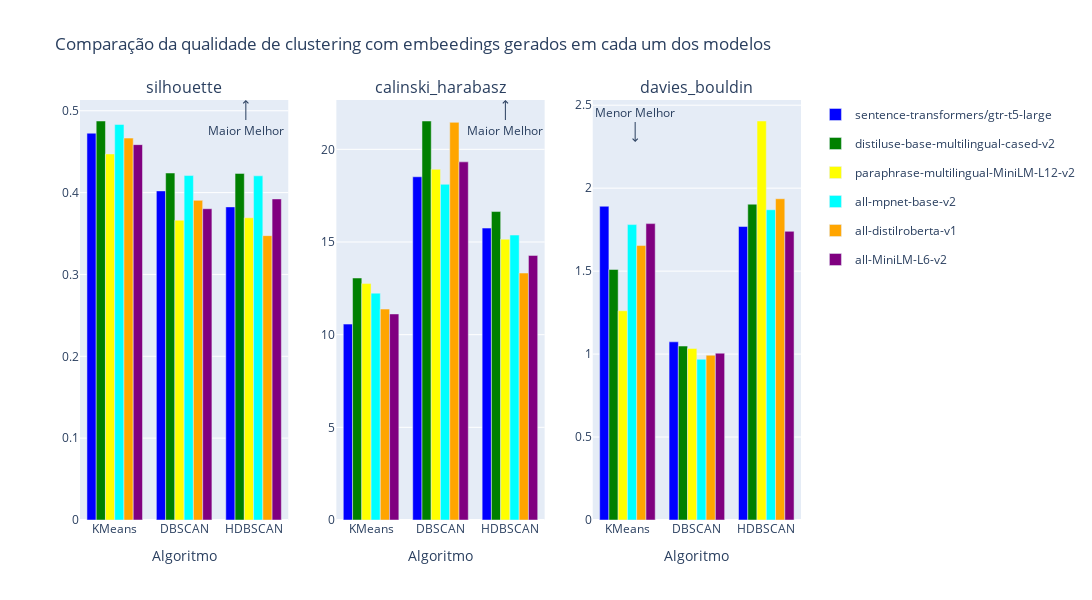
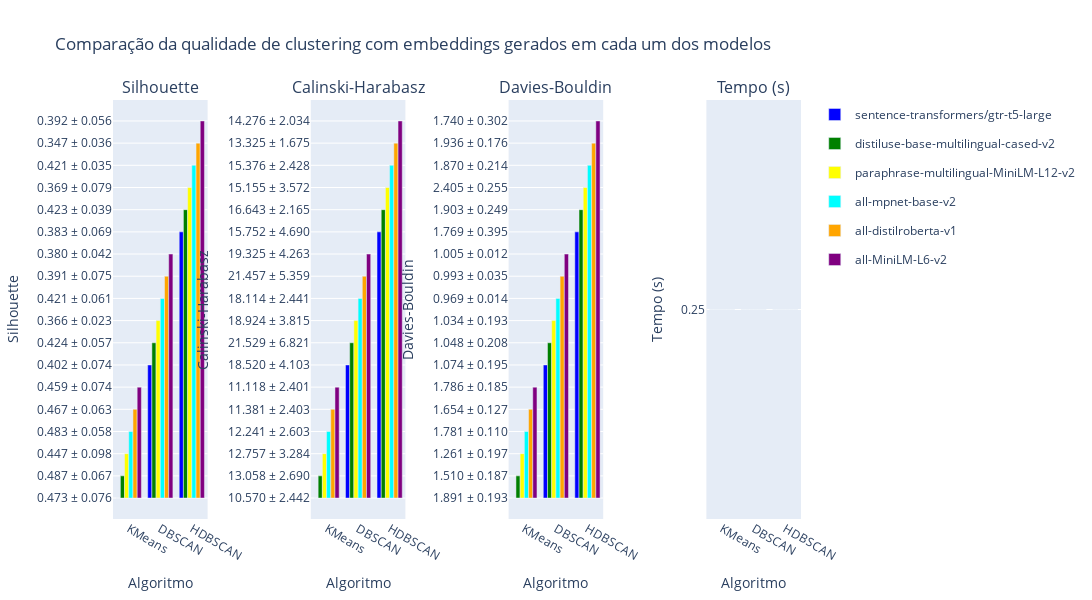

Write notebook code for charts like these, in order.
### Markdown cell above
### Gerar relatório

### Code cell
## Instanciar a classe para manipular modelos da biblioteca SenteceTransformer
import os
from git import Repo
from gml_embeddings_analyser import EmbeddingsMulticriteriaAnalysis
from sentence_transformers import SentenceTransformer

# Definir os nomes de modelo do SentenceTransformer a serem comparados
model_names = [
    'sentence-transformers/gtr-t5-large',
    'distiluse-base-multilingual-cased-v2',
    'paraphrase-multilingual-MiniLM-L12-v2',
    'all-mpnet-base-v2',
    'all-distilroberta-v1',
    'all-MiniLM-L6-v2',
]

# Criar uma instância da classe EmbeddingsMulticriteriaAnalysis
analisador = EmbeddingsMulticriteriaAnalysis(
    model_names=model_names,
    models= [SentenceTransformer(model_name) for model_name in model_names]
)

try:
    repo = Repo(search_parent_directories=True)
    root_folder = repo.working_tree_dir
    template_folder = os.path.join(str(root_folder),"source/template/")
    print(f"Templates na pasta: {os.listdir(template_folder)}")

    # Gerar o relatório HTML
    analisador.generate_report(resultados)
except Exception as e:
    print(f"Erro ao gerar relatório: {e}")

### Figure 1 — Plotly figure (JSON) as saved in the notebook; plotly's stock layout.template omitted (floating-point values rounded to 4 significant figures)
{"data": [{"legendgroup": "sentence-transformers/gtr-t5-large", "marker": {"color": "blue"}, "name": "sentence-transformers/gtr-t5-large", "offsetgroup": "0", "showlegend": true, "type": "bar", "x": ["KMeans"], "xaxis": "x", "y": [0.4726], "yaxis": "y"}, {"legendgroup": "distiluse-base-multilingual-cased-v2", "marker": {"color": "green"}, "name": "distiluse-base-multilingual-cased-v2", "offsetgroup": "1", "showlegend": true, "type": "bar", "x": ["KMeans"], "xaxis": "x", "y": [0.4875], "yaxis": "y"}, {"legendgroup": "paraphrase-multilingual-MiniLM-L12-v2", "marker": {"color": "yellow"}, "name": "paraphrase-multilingual-MiniLM-L12-v2", "offsetgroup": "2", "showlegend": true, "type": "bar", "x": ["KMeans"], "xaxis": "x", "y": [0.4472], "yaxis": "y"}, {"legendgroup": "all-mpnet-base-v2", "marker": {"color": "cyan"}, "name": "all-mpnet-base-v2", "offsetgroup": "3", "showlegend": true, "type": "bar", "x": ["KMeans"], "xaxis": "x", "y": [0.4832], "yaxis": "y"}, {"legendgroup": "all-distilroberta-v1", "marker": {"color": "orange"}, "name": "all-distilroberta-v1", "offsetgroup": "4", "showlegend": true, "type": "bar", "x": ["KMeans"], "xaxis": "x", "y": [0.4666], "yaxis": "y"}, {"legendgroup": "all-MiniLM-L6-v2", "marker": {"color": "purple"}, "name": "all-MiniLM-L6-v2", "offsetgroup": "5", "showlegend": true, "type": "bar", "x": ["KMeans"], "xaxis": "x", "y": [0.4586], "yaxis": "y"}, {"legendgroup": "sentence-transformers/gtr-t5-large", "marker": {"color": "blue"}, "name": "sentence-transformers/gtr-t5-large", "offsetgroup": "0", "showlegend": false, "type": "bar", "x": ["DBSCAN"], "xaxis": "x", "y": [0.4021], "yaxis": "y"}, {"legendgroup": "distiluse-base-multilingual-cased-v2", "marker": {"color": "green"}, "name": "distiluse-base-multilingual-cased-v2", "offsetgroup": "1", "showlegend": false, "type": "bar", "x": ["DBSCAN"], "xaxis": "x", "y": [0.4239], "yaxis": "y"}, {"legendgroup": "paraphrase-multilingual-MiniLM-L12-v2", "marker": {"color": "yellow"}, "name": "paraphrase-multilingual-MiniLM-L12-v2", "offsetgroup": "2", "showlegend": false, "type": "bar", "x": ["DBSCAN"], "xaxis": "x", "y": [0.3662], "yaxis": "y"}, {"legendgroup": "all-mpnet-base-v2", "marker": {"color": "cyan"}, "name": "all-mpnet-base-v2", "offsetgroup": "3", "showlegend": false, "type": "bar", "x": ["DBSCAN"], "xaxis": "x", "y": [0.4208], "yaxis": "y"}, {"legendgroup": "all-distilroberta-v1", "marker": {"color": "orange"}, "name": "all-distilroberta-v1", "offsetgroup": "4", "showlegend": false, "type": "bar", "x": ["DBSCAN"], "xaxis": "x", "y": [0.3905], "yaxis": "y"}, {"legendgroup": "all-MiniLM-L6-v2", "marker": {"color": "purple"}, "name": "all-MiniLM-L6-v2", "offsetgroup": "5", "showlegend": false, "type": "bar", "x": ["DBSCAN"], "xaxis": "x", "y": [0.3803], "yaxis": "y"}, {"legendgroup": "sentence-transformers/gtr-t5-large", "marker": {"color": "blue"}, "name": "sentence-transformers/gtr-t5-large", "offsetgroup": "0", "showlegend": false, "type": "bar", "x": ["HDBSCAN"], "xaxis": "x", "y": [0.3825], "yaxis": "y"}, {"legendgroup": "distiluse-base-multilingual-cased-v2", "marker": {"color": "green"}, "name": "distiluse-base-multilingual-cased-v2", "offsetgroup": "1", "showlegend": false, "type": "bar", "x": ["HDBSCAN"], "xaxis": "x", "y": [0.4235], "yaxis": "y"}, {"legendgroup": "paraphrase-multilingual-MiniLM-L12-v2", "marker": {"color": "yellow"}, "name": "paraphrase-multilingual-MiniLM-L12-v2", "offsetgroup": "2", "showlegend": false, "type": "bar", "x": ["HDBSCAN"], "xaxis": "x", "y": [0.3692], "yaxis": "y"}, {"legendgroup": "all-mpnet-base-v2", "marker": {"color": "cyan"}, "name": "all-mpnet-base-v2", "offsetgroup": "3", "showlegend": false, "type": "bar", "x": ["HDBSCAN"], "xaxis": "x", "y": [0.4205], "yaxis": "y"}, {"legendgroup": "all-distilroberta-v1", "marker": {"color": "orange"}, "name": "all-distilroberta-v1", "offsetgroup": "4", "showlegend": false, "type": "bar", "x": ["HDBSCAN"], "xaxis": "x", "y": [0.3474], "yaxis": "y"}, {"legendgroup": "all-MiniLM-L6-v2", "marker": {"color": "purple"}, "name": "all-MiniLM-L6-v2", "offsetgroup": "5", "showlegend": false, "type": "bar", "x": ["HDBSCAN"], "xaxis": "x", "y": [0.3923], "yaxis": "y"}, {"legendgroup": "sentence-transformers/gtr-t5-large", "marker": {"color": "blue"}, "name": "sentence-transformers/gtr-t5-large", "offsetgroup": "0", "showlegend": false, "type": "bar", "x": ["KMeans"], "xaxis": "x2", "y": [10.57], "yaxis": "y2"}, {"legendgroup": "distiluse-base-multilingual-cased-v2", "marker": {"color": "green"}, "name": "distiluse-base-multilingual-cased-v2", "offsetgroup": "1", "showlegend": false, "type": "bar", "x": ["KMeans"], "xaxis": "x2", "y": [13.06], "yaxis": "y2"}, {"legendgroup": "paraphrase-multilingual-MiniLM-L12-v2", "marker": {"color": "yellow"}, "name": "paraphrase-multilingual-MiniLM-L12-v2", "offsetgroup": "2", "showlegend": false, "type": "bar", "x": ["KMeans"], "xaxis": "x2", "y": [12.76], "yaxis": "y2"}, {"legendgroup": "all-mpnet-base-v2", "marker": {"color": "cyan"}, "name": "all-mpnet-base-v2", "offsetgroup": "3", "showlegend": false, "type": "bar", "x": ["KMeans"], "xaxis": "x2", "y": [12.24], "yaxis": "y2"}, {"legendgroup": "all-distilroberta-v1", "marker": {"color": "orange"}, "name": "all-distilroberta-v1", "offsetgroup": "4", "showlegend": false, "type": "bar", "x": ["KMeans"], "xaxis": "x2", "y": [11.38], "yaxis": "y2"}, {"legendgroup": "all-MiniLM-L6-v2", "marker": {"color": "purple"}, "name": "all-MiniLM-L6-v2", "offsetgroup": "5", "showlegend": false, "type": "bar", "x": ["KMeans"], "xaxis": "x2", "y": [11.12], "yaxis": "y2"}, {"legendgroup": "sentence-transformers/gtr-t5-large", "marker": {"color": "blue"}, "name": "sentence-transformers/gtr-t5-large", "offsetgroup": "0", "showlegend": false, "type": "bar", "x": ["DBSCAN"], "xaxis": "x2", "y": [18.52], "yaxis": "y2"}, {"legendgroup": "distiluse-base-multilingual-cased-v2", "marker": {"color": "green"}, "name": "distiluse-base-multilingual-cased-v2", "offsetgroup": "1", "showlegend": false, "type": "bar", "x": ["DBSCAN"], "xaxis": "x2", "y": [21.53], "yaxis": "y2"}, {"legendgroup": "paraphrase-multilingual-MiniLM-L12-v2", "marker": {"color": "yellow"}, "name": "paraphrase-multilingual-MiniLM-L12-v2", "offsetgroup": "2", "showlegend": false, "type": "bar", "x": ["DBSCAN"], "xaxis": "x2", "y": [18.92], "yaxis": "y2"}, {"legendgroup": "all-mpnet-base-v2", "marker": {"color": "cyan"}, "name": "all-mpnet-base-v2", "offsetgroup": "3", "showlegend": false, "type": "bar", "x": ["DBSCAN"], "xaxis": "x2", "y": [18.11], "yaxis": "y2"}, {"legendgroup": "all-distilroberta-v1", "marker": {"color": "orange"}, "name": "all-distilroberta-v1", "offsetgroup": "4", "showlegend": false, "type": "bar", "x": ["DBSCAN"], "xaxis": "x2", "y": [21.46], "yaxis": "y2"}, {"legendgroup": "all-MiniLM-L6-v2", "marker": {"color": "purple"}, "name": "all-MiniLM-L6-v2", "offsetgroup": "5", "showlegend": false, "type": "bar", "x": ["DBSCAN"], "xaxis": "x2", "y": [19.32], "yaxis": "y2"}, {"legendgroup": "sentence-transformers/gtr-t5-large", "marker": {"color": "blue"}, "name": "sentence-transformers/gtr-t5-large", "offsetgroup": "0", "showlegend": false, "type": "bar", "x": ["HDBSCAN"], "xaxis": "x2", "y": [15.75], "yaxis": "y2"}, {"legendgroup": "distiluse-base-multilingual-cased-v2", "marker": {"color": "green"}, "name": "distiluse-base-multilingual-cased-v2", "offsetgroup": "1", "showlegend": false, "type": "bar", "x": ["HDBSCAN"], "xaxis": "x2", "y": [16.64], "yaxis": "y2"}, {"legendgroup": "paraphrase-multilingual-MiniLM-L12-v2", "marker": {"color": "yellow"}, "name": "paraphrase-multilingual-MiniLM-L12-v2", "offsetgroup": "2", "showlegend": false, "type": "bar", "x": ["HDBSCAN"], "xaxis": "x2", "y": [15.15], "yaxis": "y2"}, {"legendgroup": "all-mpnet-base-v2", "marker": {"color": "cyan"}, "name": "all-mpnet-base-v2", "offsetgroup": "3", "showlegend": false, "type": "bar", "x": ["HDBSCAN"], "xaxis": "x2", "y": [15.38], "yaxis": "y2"}, {"legendgroup": "all-distilroberta-v1", "marker": {"color": "orange"}, "name": "all-distilroberta-v1", "offsetgroup": "4", "showlegend": false, "type": "bar", "x": ["HDBSCAN"], "xaxis": "x2", "y": [13.33], "yaxis": "y2"}, {"legendgroup": "all-MiniLM-L6-v2", "marker": {"color": "purple"}, "name": "all-MiniLM-L6-v2", "offsetgroup": "5", "showlegend": false, "type": "bar", "x": ["HDBSCAN"], "xaxis": "x2", "y": [14.28], "yaxis": "y2"}, {"legendgroup": "sentence-transformers/gtr-t5-large", "marker": {"color": "blue"}, "name": "sentence-transformers/gtr-t5-large", "offsetgroup": "0", "showlegend": false, "type": "bar", "x": ["KMeans"], "xaxis": "x3", "y": [1.891], "yaxis": "y3"}, {"legendgroup": "distiluse-base-multilingual-cased-v2", "marker": {"color": "green"}, "name": "distiluse-base-multilingual-cased-v2", "offsetgroup": "1", "showlegend": false, "type": "bar", "x": ["KMeans"], "xaxis": "x3", "y": [1.51], "yaxis": "y3"}, {"legendgroup": "paraphrase-multilingual-MiniLM-L12-v2", "marker": {"color": "yellow"}, "name": "paraphrase-multilingual-MiniLM-L12-v2", "offsetgroup": "2", "showlegend": false, "type": "bar", "x": ["KMeans"], "xaxis": "x3", "y": [1.261], "yaxis": "y3"}, {"legendgroup": "all-mpnet-base-v2", "marker": {"color": "cyan"}, "name": "all-mpnet-base-v2", "offsetgroup": "3", "showlegend": false, "type": "bar", "x": ["KMeans"], "xaxis": "x3", "y": [1.781], "yaxis": "y3"}, {"legendgroup": "all-distilroberta-v1", "marker": {"color": "orange"}, "name": "all-distilroberta-v1", "offsetgroup": "4", "showlegend": false, "type": "bar", "x": ["KMeans"], "xaxis": "x3", "y": [1.654], "yaxis": "y3"}, {"legendgroup": "all-MiniLM-L6-v2", "marker": {"color": "purple"}, "name": "all-MiniLM-L6-v2", "offsetgroup": "5", "showlegend": false, "type": "bar", "x": ["KMeans"], "xaxis": "x3", "y": [1.786], "yaxis": "y3"}, {"legendgroup": "sentence-transformers/gtr-t5-large", "marker": {"color": "blue"}, "name": "sentence-transformers/gtr-t5-large", "offsetgroup": "0", "showlegend": false, "type": "bar", "x": ["DBSCAN"], "xaxis": "x3", "y": [1.074], "yaxis": "y3"}, {"legendgroup": "distiluse-base-multilingual-cased-v2", "marker": {"color": "green"}, "name": "distiluse-base-multilingual-cased-v2", "offsetgroup": "1", "showlegend": false, "type": "bar", "x": ["DBSCAN"], "xaxis": "x3", "y": [1.048], "yaxis": "y3"}, {"legendgroup": "paraphrase-multilingual-MiniLM-L12-v2", "marker": {"color": "yellow"}, "name": "paraphrase-multilingual-MiniLM-L12-v2", "offsetgroup": "2", "showlegend": false, "type": "bar", "x": ["DBSCAN"], "xaxis": "x3", "y": [1.034], "yaxis": "y3"}, {"legendgroup": "all-mpnet-base-v2", "marker": {"color": "cyan"}, "name": "all-mpnet-base-v2", "offsetgroup": "3", "showlegend": false, "type": "bar", "x": ["DBSCAN"], "xaxis": "x3", "y": [0.9686], "yaxis": "y3"}, {"legendgroup": "all-distilroberta-v1", "marker": {"color": "orange"}, "name": "all-distilroberta-v1", "offsetgroup": "4", "showlegend": false, "type": "bar", "x": ["DBSCAN"], "xaxis": "x3", "y": [0.9929], "yaxis": "y3"}, {"legendgroup": "all-MiniLM-L6-v2", "marker": {"color": "purple"}, "name": "all-MiniLM-L6-v2", "offsetgroup": "5", "showlegend": false, "type": "bar", "x": ["DBSCAN"], "xaxis": "x3", "y": [1.005], "yaxis": "y3"}, {"legendgroup": "sentence-transformers/gtr-t5-large", "marker": {"color": "blue"}, "name": "sentence-transformers/gtr-t5-large", "offsetgroup": "0", "showlegend": false, "type": "bar", "x": ["HDBSCAN"], "xaxis": "x3", "y": [1.769], "yaxis": "y3"}, {"legendgroup": "distiluse-base-multilingual-cased-v2", "marker": {"color": "green"}, "name": "distiluse-base-multilingual-cased-v2", "offsetgroup": "1", "showlegend": false, "type": "bar", "x": ["HDBSCAN"], "xaxis": "x3", "y": [1.903], "yaxis": "y3"}, {"legendgroup": "paraphrase-multilingual-MiniLM-L12-v2", "marker": {"color": "yellow"}, "name": "paraphrase-multilingual-MiniLM-L12-v2", "offsetgroup": "2", "showlegend": false, "type": "bar", "x": ["HDBSCAN"], "xaxis": "x3", "y": [2.405], "yaxis": "y3"}, {"legendgroup": "all-mpnet-base-v2", "marker": {"color": "cyan"}, "name": "all-mpnet-base-v2", "offsetgroup": "3", "showlegend": false, "type": "bar", "x": ["HDBSCAN"], "xaxis": "x3", "y": [1.87], "yaxis": "y3"}, {"legendgroup": "all-distilroberta-v1", "marker": {"color": "orange"}, "name": "all-distilroberta-v1", "offsetgroup": "4", "showlegend": false, "type": "bar", "x": ["HDBSCAN"], "xaxis": "x3", "y": [1.936], "yaxis": "y3"}, {"legendgroup": "all-MiniLM-L6-v2", "marker": {"color": "purple"}, "name": "all-MiniLM-L6-v2", "offsetgroup": "5", "showlegend": false, "type": "bar", "x": ["HDBSCAN"], "xaxis": "x3", "y": [1.74], "yaxis": "y3"}], "layout": {"annotations": [{"font": {"size": 16}, "showarrow": false, "text": "silhouette", "x": 0.1444, "xanchor": "center", "xref": "paper", "y": 1, "yanchor": "bottom", "yref": "paper"}, {"font": {"size": 16}, "showarrow": false, "text": "calinski_harabasz", "x": 0.5, "xanchor": "center", "xref": "paper", "y": 1, "yanchor": "bottom", "yref": "paper"}, {"font": {"size": 16}, "showarrow": false, "text": "davies_bouldin", "x": 0.8556, "xanchor": "center", "xref": "paper", "y": 1, "yanchor": "bottom", "yref": "paper"}, {"arrowhead": 4, "ax": 0, "ay": 30, "showarrow": true, "text": "Maior Melhor", "x": 0.23, "xref": "paper", "y": 1, "yref": "paper"}, {"arrowhead": 4, "ax": 0, "ay": 30, "showarrow": true, "text": "Maior Melhor", "x": 0.59, "xref": "paper", "y": 1, "yref": "paper"}, {"arrowhead": 4, "ax": 0, "ay": -30, "showarrow": true, "text": "Menor Melhor", "x": 0.77, "xref": "paper", "y": 0.9, "yref": "paper"}], "height": 600, "title": {"text": "Comparação da qualidade de clustering com embeedings gerados em cada um dos modelos"}, "width": 1200, "xaxis": {"anchor": "y", "domain": [0, 0.2889], "title": {"text": "Algoritmo"}}, "xaxis2": {"anchor": "y2", "domain": [0.3556, 0.6444], "title": {"text": "Algoritmo"}}, "xaxis3": {"anchor": "y3", "domain": [0.7111, 1], "title": {"text": "Algoritmo"}}, "yaxis": {"anchor": "x", "domain": [0, 1], "title": {"text": ""}}, "yaxis2": {"anchor": "x2", "domain": [0, 1], "title": {"text": ""}}, "yaxis3": {"anchor": "x3", "domain": [0, 1], "title": {"text": ""}}}}

### Figure 2 — Plotly figure (JSON) as saved in the notebook; plotly's stock layout.template omitted (floating-point values rounded to 4 significant figures)
{"data": [{"legendgroup": "sentence-transformers/gtr-t5-large", "marker": {"color": "blue"}, "name": "sentence-transformers/gtr-t5-large", "offsetgroup": "0", "showlegend": true, "type": "bar", "x": ["KMeans"], "xaxis": "x", "y": ["0.473 ± 0.076"], "yaxis": "y"}, {"legendgroup": "distiluse-base-multilingual-cased-v2", "marker": {"color": "green"}, "name": "distiluse-base-multilingual-cased-v2", "offsetgroup": "1", "showlegend": true, "type": "bar", "x": ["KMeans"], "xaxis": "x", "y": ["0.487 ± 0.067"], "yaxis": "y"}, {"legendgroup": "paraphrase-multilingual-MiniLM-L12-v2", "marker": {"color": "yellow"}, "name": "paraphrase-multilingual-MiniLM-L12-v2", "offsetgroup": "2", "showlegend": true, "type": "bar", "x": ["KMeans"], "xaxis": "x", "y": ["0.447 ± 0.098"], "yaxis": "y"}, {"legendgroup": "all-mpnet-base-v2", "marker": {"color": "cyan"}, "name": "all-mpnet-base-v2", "offsetgroup": "3", "showlegend": true, "type": "bar", "x": ["KMeans"], "xaxis": "x", "y": ["0.483 ± 0.058"], "yaxis": "y"}, {"legendgroup": "all-distilroberta-v1", "marker": {"color": "orange"}, "name": "all-distilroberta-v1", "offsetgroup": "4", "showlegend": true, "type": "bar", "x": ["KMeans"], "xaxis": "x", "y": ["0.467 ± 0.063"], "yaxis": "y"}, {"legendgroup": "all-MiniLM-L6-v2", "marker": {"color": "purple"}, "name": "all-MiniLM-L6-v2", "offsetgroup": "5", "showlegend": true, "type": "bar", "x": ["KMeans"], "xaxis": "x", "y": ["0.459 ± 0.074"], "yaxis": "y"}, {"legendgroup": "sentence-transformers/gtr-t5-large", "marker": {"color": "blue"}, "name": "sentence-transformers/gtr-t5-large", "offsetgroup": "0", "showlegend": false, "type": "bar", "x": ["DBSCAN"], "xaxis": "x", "y": ["0.402 ± 0.074"], "yaxis": "y"}, {"legendgroup": "distiluse-base-multilingual-cased-v2", "marker": {"color": "green"}, "name": "distiluse-base-multilingual-cased-v2", "offsetgroup": "1", "showlegend": false, "type": "bar", "x": ["DBSCAN"], "xaxis": "x", "y": ["0.424 ± 0.057"], "yaxis": "y"}, {"legendgroup": "paraphrase-multilingual-MiniLM-L12-v2", "marker": {"color": "yellow"}, "name": "paraphrase-multilingual-MiniLM-L12-v2", "offsetgroup": "2", "showlegend": false, "type": "bar", "x": ["DBSCAN"], "xaxis": "x", "y": ["0.366 ± 0.023"], "yaxis": "y"}, {"legendgroup": "all-mpnet-base-v2", "marker": {"color": "cyan"}, "name": "all-mpnet-base-v2", "offsetgroup": "3", "showlegend": false, "type": "bar", "x": ["DBSCAN"], "xaxis": "x", "y": ["0.421 ± 0.061"], "yaxis": "y"}, {"legendgroup": "all-distilroberta-v1", "marker": {"color": "orange"}, "name": "all-distilroberta-v1", "offsetgroup": "4", "showlegend": false, "type": "bar", "x": ["DBSCAN"], "xaxis": "x", "y": ["0.391 ± 0.075"], "yaxis": "y"}, {"legendgroup": "all-MiniLM-L6-v2", "marker": {"color": "purple"}, "name": "all-MiniLM-L6-v2", "offsetgroup": "5", "showlegend": false, "type": "bar", "x": ["DBSCAN"], "xaxis": "x", "y": ["0.380 ± 0.042"], "yaxis": "y"}, {"legendgroup": "sentence-transformers/gtr-t5-large", "marker": {"color": "blue"}, "name": "sentence-transformers/gtr-t5-large", "offsetgroup": "0", "showlegend": false, "type": "bar", "x": ["HDBSCAN"], "xaxis": "x", "y": ["0.383 ± 0.069"], "yaxis": "y"}, {"legendgroup": "distiluse-base-multilingual-cased-v2", "marker": {"color": "green"}, "name": "distiluse-base-multilingual-cased-v2", "offsetgroup": "1", "showlegend": false, "type": "bar", "x": ["HDBSCAN"], "xaxis": "x", "y": ["0.423 ± 0.039"], "yaxis": "y"}, {"legendgroup": "paraphrase-multilingual-MiniLM-L12-v2", "marker": {"color": "yellow"}, "name": "paraphrase-multilingual-MiniLM-L12-v2", "offsetgroup": "2", "showlegend": false, "type": "bar", "x": ["HDBSCAN"], "xaxis": "x", "y": ["0.369 ± 0.079"], "yaxis": "y"}, {"legendgroup": "all-mpnet-base-v2", "marker": {"color": "cyan"}, "name": "all-mpnet-base-v2", "offsetgroup": "3", "showlegend": false, "type": "bar", "x": ["HDBSCAN"], "xaxis": "x", "y": ["0.421 ± 0.035"], "yaxis": "y"}, {"legendgroup": "all-distilroberta-v1", "marker": {"color": "orange"}, "name": "all-distilroberta-v1", "offsetgroup": "4", "showlegend": false, "type": "bar", "x": ["HDBSCAN"], "xaxis": "x", "y": ["0.347 ± 0.036"], "yaxis": "y"}, {"legendgroup": "all-MiniLM-L6-v2", "marker": {"color": "purple"}, "name": "all-MiniLM-L6-v2", "offsetgroup": "5", "showlegend": false, "type": "bar", "x": ["HDBSCAN"], "xaxis": "x", "y": ["0.392 ± 0.056"], "yaxis": "y"}, {"legendgroup": "sentence-transformers/gtr-t5-large", "marker": {"color": "blue"}, "name": "sentence-transformers/gtr-t5-large", "offsetgroup": "0", "showlegend": false, "type": "bar", "x": ["KMeans"], "xaxis": "x2", "y": ["10.570 ± 2.442"], "yaxis": "y2"}, {"legendgroup": "distiluse-base-multilingual-cased-v2", "marker": {"color": "green"}, "name": "distiluse-base-multilingual-cased-v2", "offsetgroup": "1", "showlegend": false, "type": "bar", "x": ["KMeans"], "xaxis": "x2", "y": ["13.058 ± 2.690"], "yaxis": "y2"}, {"legendgroup": "paraphrase-multilingual-MiniLM-L12-v2", "marker": {"color": "yellow"}, "name": "paraphrase-multilingual-MiniLM-L12-v2", "offsetgroup": "2", "showlegend": false, "type": "bar", "x": ["KMeans"], "xaxis": "x2", "y": ["12.757 ± 3.284"], "yaxis": "y2"}, {"legendgroup": "all-mpnet-base-v2", "marker": {"color": "cyan"}, "name": "all-mpnet-base-v2", "offsetgroup": "3", "showlegend": false, "type": "bar", "x": ["KMeans"], "xaxis": "x2", "y": ["12.241 ± 2.603"], "yaxis": "y2"}, {"legendgroup": "all-distilroberta-v1", "marker": {"color": "orange"}, "name": "all-distilroberta-v1", "offsetgroup": "4", "showlegend": false, "type": "bar", "x": ["KMeans"], "xaxis": "x2", "y": ["11.381 ± 2.403"], "yaxis": "y2"}, {"legendgroup": "all-MiniLM-L6-v2", "marker": {"color": "purple"}, "name": "all-MiniLM-L6-v2", "offsetgroup": "5", "showlegend": false, "type": "bar", "x": ["KMeans"], "xaxis": "x2", "y": ["11.118 ± 2.401"], "yaxis": "y2"}, {"legendgroup": "sentence-transformers/gtr-t5-large", "marker": {"color": "blue"}, "name": "sentence-transformers/gtr-t5-large", "offsetgroup": "0", "showlegend": false, "type": "bar", "x": ["DBSCAN"], "xaxis": "x2", "y": ["18.520 ± 4.103"], "yaxis": "y2"}, {"legendgroup": "distiluse-base-multilingual-cased-v2", "marker": {"color": "green"}, "name": "distiluse-base-multilingual-cased-v2", "offsetgroup": "1", "showlegend": false, "type": "bar", "x": ["DBSCAN"], "xaxis": "x2", "y": ["21.529 ± 6.821"], "yaxis": "y2"}, {"legendgroup": "paraphrase-multilingual-MiniLM-L12-v2", "marker": {"color": "yellow"}, "name": "paraphrase-multilingual-MiniLM-L12-v2", "offsetgroup": "2", "showlegend": false, "type": "bar", "x": ["DBSCAN"], "xaxis": "x2", "y": ["18.924 ± 3.815"], "yaxis": "y2"}, {"legendgroup": "all-mpnet-base-v2", "marker": {"color": "cyan"}, "name": "all-mpnet-base-v2", "offsetgroup": "3", "showlegend": false, "type": "bar", "x": ["DBSCAN"], "xaxis": "x2", "y": ["18.114 ± 2.441"], "yaxis": "y2"}, {"legendgroup": "all-distilroberta-v1", "marker": {"color": "orange"}, "name": "all-distilroberta-v1", "offsetgroup": "4", "showlegend": false, "type": "bar", "x": ["DBSCAN"], "xaxis": "x2", "y": ["21.457 ± 5.359"], "yaxis": "y2"}, {"legendgroup": "all-MiniLM-L6-v2", "marker": {"color": "purple"}, "name": "all-MiniLM-L6-v2", "offsetgroup": "5", "showlegend": false, "type": "bar", "x": ["DBSCAN"], "xaxis": "x2", "y": ["19.325 ± 4.263"], "yaxis": "y2"}, {"legendgroup": "sentence-transformers/gtr-t5-large", "marker": {"color": "blue"}, "name": "sentence-transformers/gtr-t5-large", "offsetgroup": "0", "showlegend": false, "type": "bar", "x": ["HDBSCAN"], "xaxis": "x2", "y": ["15.752 ± 4.690"], "yaxis": "y2"}, {"legendgroup": "distiluse-base-multilingual-cased-v2", "marker": {"color": "green"}, "name": "distiluse-base-multilingual-cased-v2", "offsetgroup": "1", "showlegend": false, "type": "bar", "x": ["HDBSCAN"], "xaxis": "x2", "y": ["16.643 ± 2.165"], "yaxis": "y2"}, {"legendgroup": "paraphrase-multilingual-MiniLM-L12-v2", "marker": {"color": "yellow"}, "name": "paraphrase-multilingual-MiniLM-L12-v2", "offsetgroup": "2", "showlegend": false, "type": "bar", "x": ["HDBSCAN"], "xaxis": "x2", "y": ["15.155 ± 3.572"], "yaxis": "y2"}, {"legendgroup": "all-mpnet-base-v2", "marker": {"color": "cyan"}, "name": "all-mpnet-base-v2", "offsetgroup": "3", "showlegend": false, "type": "bar", "x": ["HDBSCAN"], "xaxis": "x2", "y": ["15.376 ± 2.428"], "yaxis": "y2"}, {"legendgroup": "all-distilroberta-v1", "marker": {"color": "orange"}, "name": "all-distilroberta-v1", "offsetgroup": "4", "showlegend": false, "type": "bar", "x": ["HDBSCAN"], "xaxis": "x2", "y": ["13.325 ± 1.675"], "yaxis": "y2"}, {"legendgroup": "all-MiniLM-L6-v2", "marker": {"color": "purple"}, "name": "all-MiniLM-L6-v2", "offsetgroup": "5", "showlegend": false, "type": "bar", "x": ["HDBSCAN"], "xaxis": "x2", "y": ["14.276 ± 2.034"], "yaxis": "y2"}, {"legendgroup": "sentence-transformers/gtr-t5-large", "marker": {"color": "blue"}, "name": "sentence-transformers/gtr-t5-large", "offsetgroup": "0", "showlegend": false, "type": "bar", "x": ["KMeans"], "xaxis": "x3", "y": ["1.891 ± 0.193"], "yaxis": "y3"}, {"legendgroup": "distiluse-base-multilingual-cased-v2", "marker": {"color": "green"}, "name": "distiluse-base-multilingual-cased-v2", "offsetgroup": "1", "showlegend": false, "type": "bar", "x": ["KMeans"], "xaxis": "x3", "y": ["1.510 ± 0.187"], "yaxis": "y3"}, {"legendgroup": "paraphrase-multilingual-MiniLM-L12-v2", "marker": {"color": "yellow"}, "name": "paraphrase-multilingual-MiniLM-L12-v2", "offsetgroup": "2", "showlegend": false, "type": "bar", "x": ["KMeans"], "xaxis": "x3", "y": ["1.261 ± 0.197"], "yaxis": "y3"}, {"legendgroup": "all-mpnet-base-v2", "marker": {"color": "cyan"}, "name": "all-mpnet-base-v2", "offsetgroup": "3", "showlegend": false, "type": "bar", "x": ["KMeans"], "xaxis": "x3", "y": ["1.781 ± 0.110"], "yaxis": "y3"}, {"legendgroup": "all-distilroberta-v1", "marker": {"color": "orange"}, "name": "all-distilroberta-v1", "offsetgroup": "4", "showlegend": false, "type": "bar", "x": ["KMeans"], "xaxis": "x3", "y": ["1.654 ± 0.127"], "yaxis": "y3"}, {"legendgroup": "all-MiniLM-L6-v2", "marker": {"color": "purple"}, "name": "all-MiniLM-L6-v2", "offsetgroup": "5", "showlegend": false, "type": "bar", "x": ["KMeans"], "xaxis": "x3", "y": ["1.786 ± 0.185"], "yaxis": "y3"}, {"legendgroup": "sentence-transformers/gtr-t5-large", "marker": {"color": "blue"}, "name": "sentence-transformers/gtr-t5-large", "offsetgroup": "0", "showlegend": false, "type": "bar", "x": ["DBSCAN"], "xaxis": "x3", "y": ["1.074 ± 0.195"], "yaxis": "y3"}, {"legendgroup": "distiluse-base-multilingual-cased-v2", "marker": {"color": "green"}, "name": "distiluse-base-multilingual-cased-v2", "offsetgroup": "1", "showlegend": false, "type": "bar", "x": ["DBSCAN"], "xaxis": "x3", "y": ["1.048 ± 0.208"], "yaxis": "y3"}, {"legendgroup": "paraphrase-multilingual-MiniLM-L12-v2", "marker": {"color": "yellow"}, "name": "paraphrase-multilingual-MiniLM-L12-v2", "offsetgroup": "2", "showlegend": false, "type": "bar", "x": ["DBSCAN"], "xaxis": "x3", "y": ["1.034 ± 0.193"], "yaxis": "y3"}, {"legendgroup": "all-mpnet-base-v2", "marker": {"color": "cyan"}, "name": "all-mpnet-base-v2", "offsetgroup": "3", "showlegend": false, "type": "bar", "x": ["DBSCAN"], "xaxis": "x3", "y": ["0.969 ± 0.014"], "yaxis": "y3"}, {"legendgroup": "all-distilroberta-v1", "marker": {"color": "orange"}, "name": "all-distilroberta-v1", "offsetgroup": "4", "showlegend": false, "type": "bar", "x": ["DBSCAN"], "xaxis": "x3", "y": ["0.993 ± 0.035"], "yaxis": "y3"}, {"legendgroup": "all-MiniLM-L6-v2", "marker": {"color": "purple"}, "name": "all-MiniLM-L6-v2", "offsetgroup": "5", "showlegend": false, "type": "bar", "x": ["DBSCAN"], "xaxis": "x3", "y": ["1.005 ± 0.012"], "yaxis": "y3"}, {"legendgroup": "sentence-transformers/gtr-t5-large", "marker": {"color": "blue"}, "name": "sentence-transformers/gtr-t5-large", "offsetgroup": "0", "showlegend": false, "type": "bar", "x": ["HDBSCAN"], "xaxis": "x3", "y": ["1.769 ± 0.395"], "yaxis": "y3"}, {"legendgroup": "distiluse-base-multilingual-cased-v2", "marker": {"color": "green"}, "name": "distiluse-base-multilingual-cased-v2", "offsetgroup": "1", "showlegend": false, "type": "bar", "x": ["HDBSCAN"], "xaxis": "x3", "y": ["1.903 ± 0.249"], "yaxis": "y3"}, {"legendgroup": "paraphrase-multilingual-MiniLM-L12-v2", "marker": {"color": "yellow"}, "name": "paraphrase-multilingual-MiniLM-L12-v2", "offsetgroup": "2", "showlegend": false, "type": "bar", "x": ["HDBSCAN"], "xaxis": "x3", "y": ["2.405 ± 0.255"], "yaxis": "y3"}, {"legendgroup": "all-mpnet-base-v2", "marker": {"color": "cyan"}, "name": "all-mpnet-base-v2", "offsetgroup": "3", "showlegend": false, "type": "bar", "x": ["HDBSCAN"], "xaxis": "x3", "y": ["1.870 ± 0.214"], "yaxis": "y3"}, {"legendgroup": "all-distilroberta-v1", "marker": {"color": "orange"}, "name": "all-distilroberta-v1", "offsetgroup": "4", "showlegend": false, "type": "bar", "x": ["HDBSCAN"], "xaxis": "x3", "y": ["1.936 ± 0.176"], "yaxis": "y3"}, {"legendgroup": "all-MiniLM-L6-v2", "marker": {"color": "purple"}, "name": "all-MiniLM-L6-v2", "offsetgroup": "5", "showlegend": false, "type": "bar", "x": ["HDBSCAN"], "xaxis": "x3", "y": ["1.740 ± 0.302"], "yaxis": "y3"}, {"legendgroup": "sentence-transformers/gtr-t5-large", "marker": {"color": "blue"}, "name": "sentence-transformers/gtr-t5-large", "offsetgroup": "0", "showlegend": false, "type": "bar", "x": ["KMeans"], "xaxis": "x4", "y": ["0.25"], "yaxis": "y4"}, {"legendgroup": "distiluse-base-multilingual-cased-v2", "marker": {"color": "green"}, "name": "distiluse-base-multilingual-cased-v2", "offsetgroup": "1", "showlegend": false, "type": "bar", "x": ["KMeans"], "xaxis": "x4", "y": ["0.25"], "yaxis": "y4"}, {"legendgroup": "paraphrase-multilingual-MiniLM-L12-v2", "marker": {"color": "yellow"}, "name": "paraphrase-multilingual-MiniLM-L12-v2", "offsetgroup": "2", "showlegend": false, "type": "bar", "x": ["KMeans"], "xaxis": "x4", "y": ["0.25"], "yaxis": "y4"}, {"legendgroup": "all-mpnet-base-v2", "marker": {"color": "cyan"}, "name": "all-mpnet-base-v2", "offsetgroup": "3", "showlegend": false, "type": "bar", "x": ["KMeans"], "xaxis": "x4", "y": ["0.25"], "yaxis": "y4"}, {"legendgroup": "all-distilroberta-v1", "marker": {"color": "orange"}, "name": "all-distilroberta-v1", "offsetgroup": "4", "showlegend": false, "type": "bar", "x": ["KMeans"], "xaxis": "x4", "y": ["0.25"], "yaxis": "y4"}, {"legendgroup": "all-MiniLM-L6-v2", "marker": {"color": "purple"}, "name": "all-MiniLM-L6-v2", "offsetgroup": "5", "showlegend": false, "type": "bar", "x": ["KMeans"], "xaxis": "x4", "y": ["0.25"], "yaxis": "y4"}, {"legendgroup": "sentence-transformers/gtr-t5-large", "marker": {"color": "blue"}, "name": "sentence-transformers/gtr-t5-large", "offsetgroup": "0", "showlegend": false, "type": "bar", "x": ["DBSCAN"], "xaxis": "x4", "y": ["0.25"], "yaxis": "y4"}, {"legendgroup": "distiluse-base-multilingual-cased-v2", "marker": {"color": "green"}, "name": "distiluse-base-multilingual-cased-v2", "offsetgroup": "1", "showlegend": false, "type": "bar", "x": ["DBSCAN"], "xaxis": "x4", "y": ["0.25"], "yaxis": "y4"}, {"legendgroup": "paraphrase-multilingual-MiniLM-L12-v2", "marker": {"color": "yellow"}, "name": "paraphrase-multilingual-MiniLM-L12-v2", "offsetgroup": "2", "showlegend": false, "type": "bar", "x": ["DBSCAN"], "xaxis": "x4", "y": ["0.25"], "yaxis": "y4"}, {"legendgroup": "all-mpnet-base-v2", "marker": {"color": "cyan"}, "name": "all-mpnet-base-v2", "offsetgroup": "3", "showlegend": false, "type": "bar", "x": ["DBSCAN"], "xaxis": "x4", "y": ["0.25"], "yaxis": "y4"}, {"legendgroup": "all-distilroberta-v1", "marker": {"color": "orange"}, "name": "all-distilroberta-v1", "offsetgroup": "4", "showlegend": false, "type": "bar", "x": ["DBSCAN"], "xaxis": "x4", "y": ["0.25"], "yaxis": "y4"}, {"legendgroup": "all-MiniLM-L6-v2", "marker": {"color": "purple"}, "name": "all-MiniLM-L6-v2", "offsetgroup": "5", "showlegend": false, "type": "bar", "x": ["DBSCAN"], "xaxis": "x4", "y": ["0.25"], "yaxis": "y4"}, {"legendgroup": "sentence-transformers/gtr-t5-large", "marker": {"color": "blue"}, "name": "sentence-transformers/gtr-t5-large", "offsetgroup": "0", "showlegend": false, "type": "bar", "x": ["HDBSCAN"], "xaxis": "x4", "y": ["0.25"], "yaxis": "y4"}, {"legendgroup": "distiluse-base-multilingual-cased-v2", "marker": {"color": "green"}, "name": "distiluse-base-multilingual-cased-v2", "offsetgroup": "1", "showlegend": false, "type": "bar", "x": ["HDBSCAN"], "xaxis": "x4", "y": ["0.25"], "yaxis": "y4"}, {"legendgroup": "paraphrase-multilingual-MiniLM-L12-v2", "marker": {"color": "yellow"}, "name": "paraphrase-multilingual-MiniLM-L12-v2", "offsetgroup": "2", "showlegend": false, "type": "bar", "x": ["HDBSCAN"], "xaxis": "x4", "y": ["0.25"], "yaxis": "y4"}, {"legendgroup": "all-mpnet-base-v2", "marker": {"color": "cyan"}, "name": "all-mpnet-base-v2", "offsetgroup": "3", "showlegend": false, "type": "bar", "x": ["HDBSCAN"], "xaxis": "x4", "y": ["0.25"], "yaxis": "y4"}, {"legendgroup": "all-distilroberta-v1", "marker": {"color": "orange"}, "name": "all-distilroberta-v1", "offsetgroup": "4", "showlegend": false, "type": "bar", "x": ["HDBSCAN"], "xaxis": "x4", "y": ["0.25"], "yaxis": "y4"}, {"legendgroup": "all-MiniLM-L6-v2", "marker": {"color": "purple"}, "name": "all-MiniLM-L6-v2", "offsetgroup": "5", "showlegend": false, "type": "bar", "x": ["HDBSCAN"], "xaxis": "x4", "y": ["0.25"], "yaxis": "y4"}], "layout": {"annotations": [{"font": {"size": 16}, "showarrow": false, "text": "Silhouette", "x": 0.06875, "xanchor": "center", "xref": "paper", "y": 1, "yanchor": "bottom", "yref": "paper"}, {"font": {"size": 16}, "showarrow": false, "text": "Calinski-Harabasz", "x": 0.3562, "xanchor": "center", "xref": "paper", "y": 1, "yanchor": "bottom", "yref": "paper"}, {"font": {"size": 16}, "showarrow": false, "text": "Davies-Bouldin", "x": 0.6437, "xanchor": "center", "xref": "paper", "y": 1, "yanchor": "bottom", "yref": "paper"}, {"font": {"size": 16}, "showarrow": false, "text": "Tempo (s)", "x": 0.9313, "xanchor": "center", "xref": "paper", "y": 1, "yanchor": "bottom", "yref": "paper"}], "height": 600, "title": {"text": "Comparação da qualidade de clustering com embeddings gerados em cada um dos modelos"}, "width": 1600, "xaxis": {"anchor": "y", "domain": [0, 0.1375], "title": {"text": "Algoritmo"}}, "xaxis2": {"anchor": "y2", "domain": [0.2875, 0.425], "title": {"text": "Algoritmo"}}, "xaxis3": {"anchor": "y3", "domain": [0.575, 0.7125], "title": {"text": "Algoritmo"}}, "xaxis4": {"anchor": "y4", "domain": [0.8625, 1], "title": {"text": "Algoritmo"}}, "yaxis": {"anchor": "x", "domain": [0, 1], "title": {"text": "Silhouette"}}, "yaxis2": {"anchor": "x2", "domain": [0, 1], "title": {"text": "Calinski-Harabasz"}}, "yaxis3": {"anchor": "x3", "domain": [0, 1], "title": {"text": "Davies-Bouldin"}}, "yaxis4": {"anchor": "x4", "domain": [0, 1], "title": {"text": "Tempo (s)"}}}}
